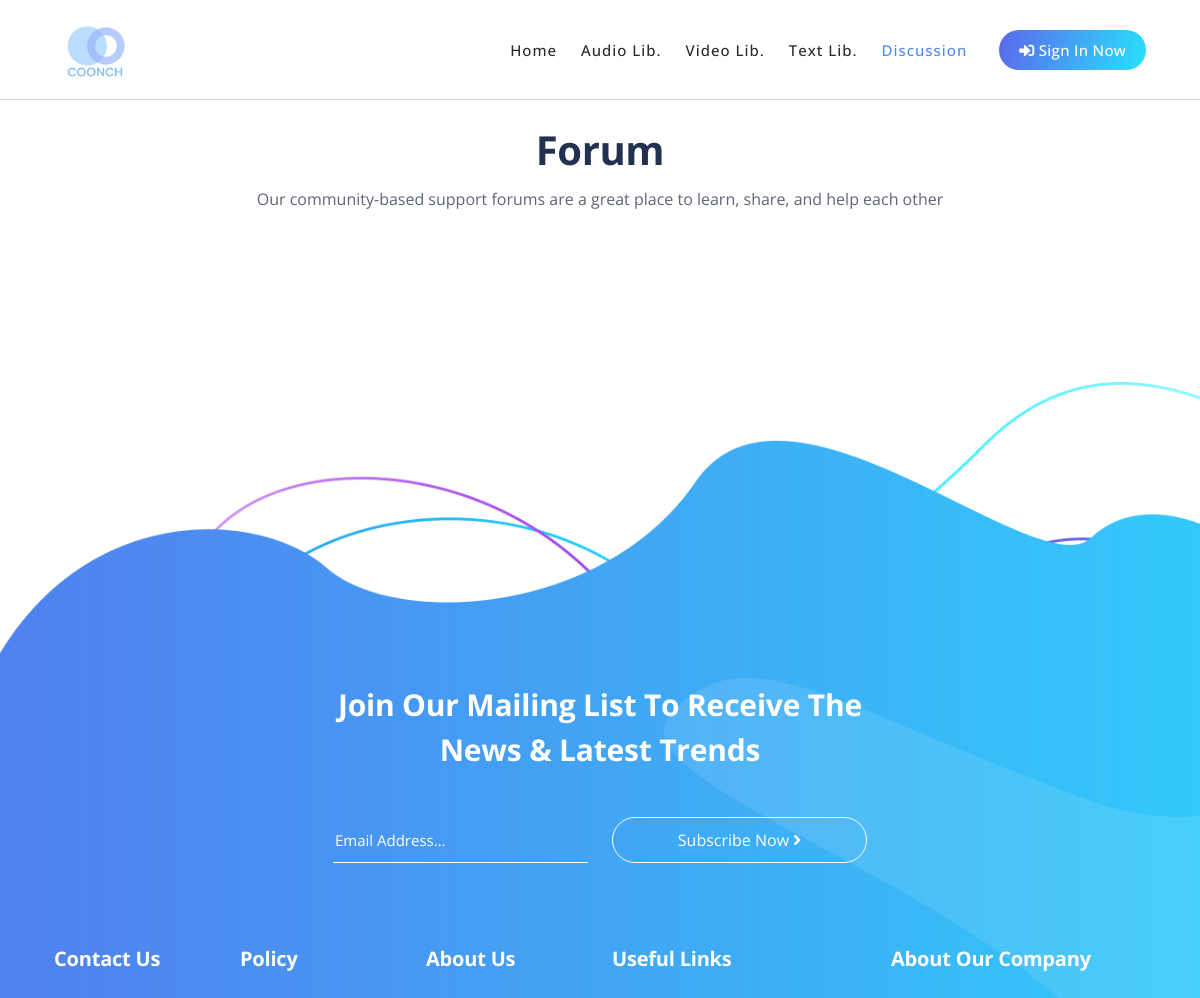
Before: /forum/ (upper part) with the older database file.
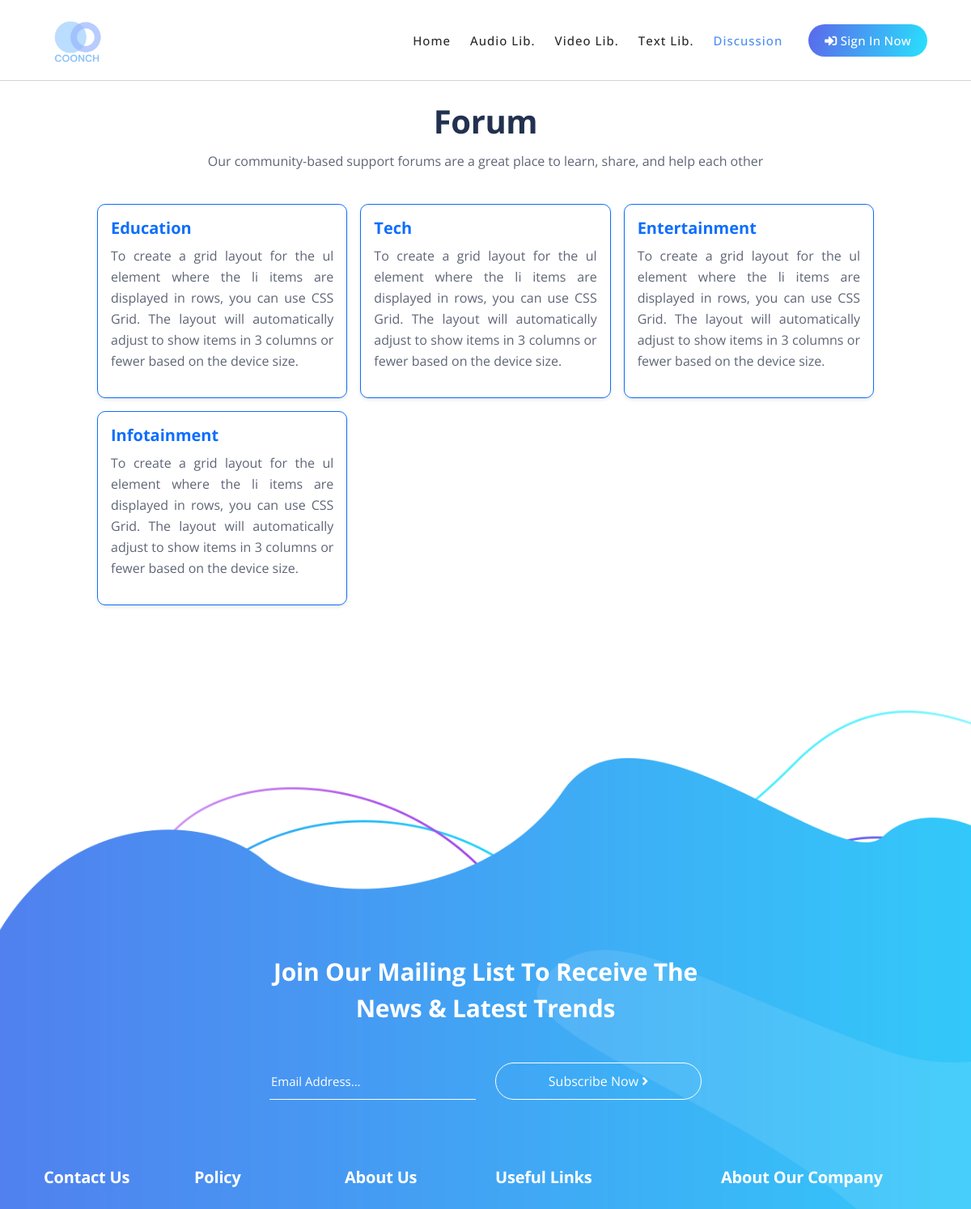
After: the same page with the newer database file.
### main/models.py (models this page shows, shortened)
class Category(models.Model):
    name = models.CharField(max_length=100)
    description = models.TextField()

### main/views.py (the view)
# urls.py: path('forum/', views.category_list, name='category_list'),
def category_list(request):
    categories = Category.objects.all()
    return render(request, 'forum/category_list.html', {'categories': categories})

### main/templates/forum/category_list.html (shortened to what this page needs)
{% extends 'base/base.html' %}
{% load static %}
{% block content %}
<br><br><br><br>
<div id="forum">
    <h1 style="text-align: center;margin: 20px 0 10px 0;">Forum</h1>
    <p style="text-align: center;margin: 0 0 40px 0;">Our community-based support forums are a great place to learn, share, and help each other</p>
    <ul id="forum_ul">
        {% for category in categories %}
        <a href="{{ category.id }}/">
            <li>
                <div>
                    <h5 style="color: #0d6efd;">{{ category.name }}</h5>
                    <p>{{ category.description }}</p>
                </div>
            </li>
        </a>
        {% endfor %}
    </ul>
</div>
{% endblock %}

### main/templates/base/base.html (shortened to what this page needs)
<!DOCTYPE html>
<html lang="en">
<head>
    {% include './header.html' %}
</head>
<body>
    {% include './navbar.html' %}
    {% block content %}{% endblock %}
    {% include './footer.html' %}
</body>
</html>

### main/templates/base/header.html (shortened to what this page needs)
{% load static %}
<link href="{% static 'main/vendor/bootstrap/css/bootstrap.min.css' %}" rel="stylesheet">
<link href="https://cdn.jsdelivr.net/npm/bootstrap@5.3.0/dist/css/bootstrap.min.css" rel="stylesheet">
<link href="{% static 'main/css/main_styles.css' %}" rel="stylesheet">
<link rel="stylesheet" href="{% static 'main/css/animated.css' %}">
<link rel="stylesheet" href="{% static 'main/css/fontawesome.css' %}">
<link rel="stylesheet" href="{% static 'main/css/owl.css' %}">
<link rel="stylesheet" href="{% static 'main/css/templatemo-chain-app-dev.css' %}">
<link rel="stylesheet" href="{% static 'main/css/profile.css' %}">
<link href="https://cdn.jsdelivr.net/npm/bootstrap@4.4.1/dist/css/bootstrap.min.css" rel="stylesheet">
<link href="https://cdnjs.cloudflare.com/ajax/libs/font-awesome/5.15.0/css/all.min.css" rel="stylesheet">
<link href="{% static 'contact/css/bootstrap.min.css' %}" rel="stylesheet">
<link href="{% static 'contact/css/fontawesome-all.min.css' %}" rel="stylesheet">
<link href="{% static 'contact/css/swiper.css' %}" rel="stylesheet">
<link href="{% static 'contact/css/styles.css' %}" rel="stylesheet">

### main/templates/base/navbar.html (shortened to what this page needs)
{% load static %}
<header class="header-area header-sticky wow slideInDown" data-wow-duration="0.75s" data-wow-delay="0s">
  <div class="container">
    <div class="row">
      <div class="col-12">
        <nav class="main-nav">
          <a href="{%url 'home' %}#top" class="logo" style="width:85px">
            <img src="{% static 'main/images/logo.png' %}" alt="Chain App Dev">
          </a>
          <ul class="nav">
            <li class="scroll-to-section"><a href="{%url 'home' %}#top" class="{% if request.resolver_match.url_name == 'home' %}active{% endif %}">Home</a></li>
            <li class="scroll-to-section"><a href="{%url 'audio_library' %}" class="{% if request.resolver_match.url_name == 'audio_library' %}active{% endif %}" >Audio Lib.</a></li>
            <li class="scroll-to-section"><a href="{%url 'video_library' %}" class="{% if request.resolver_match.url_name == 'video_library' %}active{% endif %}" >Video Lib.</a></li>
            <li class="scroll-to-section"><a href="{%url 'articles_blogs' %}" class="{% if request.resolver_match.url_name == 'articles_blogs' %}active{% endif %}" >Text Lib.</a></li>
            <li class="scroll-to-section"><a href="{%url 'category_list' %}" class="{% if request.resolver_match.url_name == 'category_list' %}active{% endif %}" >Discussion</a></li>
            {% if user.is_authenticated %}
            {% if request.resolver_match.url_name == "profile" %}
            <li>
              <div class="gradient-button"><a href="{%url 'logout' %}"><i class="fa fa-sign-in-alt"></i> Logout </a>
              </div>
            </li>
            {% else %}
            <li>
              <div class="gradient-button"><a href="{%url 'profile' %}"><i class="fa fa-sign-in-alt"></i> Profile</a>
              </div>
            </li>
            {% endif %}
            {% else %}
            <li>
              <div class="gradient-button"><a href="{%url 'login' %}"><i class="fa fa-sign-in-alt"></i> Sign In Now</a>
              </div>
            </li>
            {% endif %}
          </ul>
        </nav>
      </div>
    </div>
  </div>
</header>

### main/templates/base/footer.html (shortened to what this page needs)
{% load static %}
<footer id="newsletter">
    <div class="container">
      <div class="row">
        <div class="col-lg-8 offset-lg-2">
          <div class="section-heading">
            <h4>Join our mailing list to receive the news &amp; latest trends</h4>
          </div>
        </div>
        <div class="col-lg-6 offset-lg-3">
          <form id="search" action="#" method="GET">
            <div class="row">
              <div class="col-lg-6 col-sm-6">
                <fieldset>
                  <input type="address" name="address" class="email" placeholder="Email Address..." autocomplete="on" required>
                </fieldset>
              </div>
              <div class="col-lg-6 col-sm-6">
                <fieldset>
                  <button type="submit" class="main-button">Subscribe Now <i class="fa fa-angle-right"></i></button>
                </fieldset>
              </div>
            </div>
          </form>
        </div>
      </div>
      <div class="row">
        <div class="col-lg-2">
          <div class="footer-widget">
            <h4>Contact Us</h4>
          </div>
        </div>
        <div class="col-lg-2">
          <div class="footer-widget">
            <h4>Policy</h4>
          </div>
        </div>
        <div class="col-lg-2">
          <div class="footer-widget">
            <h4>About Us</h4>
          </div>
        </div>
        <div class="col-lg-3">
          <div class="footer-widget">
            <h4>Useful Links</h4>
          </div>
        </div>
        <div class="col-lg-3">
          <div class="footer-widget">
            <h4>About Our Company</h4>
          </div>
        </div>
      </div>
    </div>
  </footer>

### main/templates/base/js.html (shortened to what this page needs)
{% load static %}

### main/static/main/css/profile.css (style rules this page uses)
body { margin-top: 20px; color: #1a202c; text-align: left; background-color: #e2e8f0; }

### main/static/contact/css/styles.css (style rules this page uses)
body, html { width: 100%; height: 100%; }
body, p { color: #5e6576; font: 400 1rem/1.625rem "Open Sans", sans-serif; }
h1 { color: #223150; font-weight: 700; font-size: 2.5rem; line-height: 3.25rem; letter-spacing: -0.4px; }
h4 { color: #223150; font-weight: 700; font-size: 1.5rem; line-height: 2rem; letter-spacing: -0.2px; }
h5 { color: #223150; font-weight: 700; font-size: 1.25rem; line-height: 1.625rem; }
a { color: #5e6576; text-decoration: underline; }
@media (min-width: 1200px) { .container { max-width: 1140px; } }

### main/templates/forum/category_list.html (style rules this page uses)
#forum { width: 80%; margin: auto; }
#forum_ul { display: grid; grid-template-columns: repeat(auto-fit, minmax(300px, 1fr)); gap: 16px; list-style-type: none; padding: 0; }
#forum_ul>a>li { padding: 16px; border-radius: 8px; box-shadow: 0 2px 4px rgba(0, 0, 0, 0.1); text-align: justify; border-radius: 10px; border: 1px solid #0d6efd; }

Changed rows visible on the page:
added Category: name "Education", description "To create a grid layout for the ul element where the li items are displayed in rows, you can use CSS Grid. The layout will automatically adjust to show items in 3 columns or fewer based on the device size."
added Category: name "Tech", description "To create a grid layout for the ul element where the li items are displayed in rows, you can use CSS Grid. The layout will automatically adjust to show items in 3 columns or fewer based on the device size."
added Category: name "Entertainment", description "To create a grid layout for the ul element where the li items are displayed in rows, you can use CSS Grid. The layout will automatically adjust to show items in 3 columns or fewer based on the device size."
added Category: name "Infotainment", description "To create a grid layout for the ul element where the li items are displayed in rows, you can use CSS Grid. The layout will automatically adjust to show items in 3 columns or fewer based on the device size."
